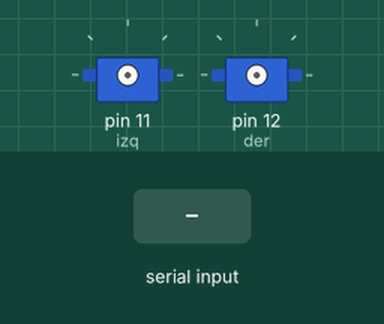
The sketch below on a simulated Arduino Uno, built with avr-gcc and run on an emulated ATmega328P. On the bench: 2 × servo. The test bench sets the inputs (shaded band).

Above: at 1.2 s.
1.3 s: "2" received over Serial
2.8 s: "1" received over Serial
At 3.8 s:
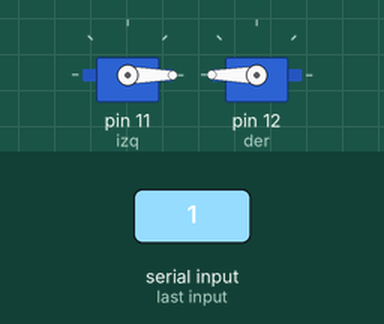
4.3 s: "3" received over Serial
At 4.9 s:
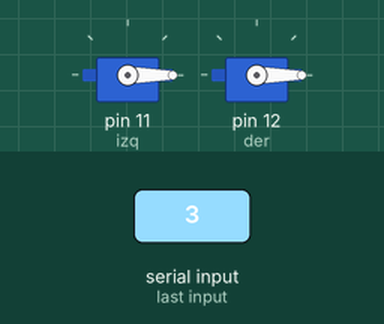
5.8 s: "4" received over Serial
At 6.1 s:
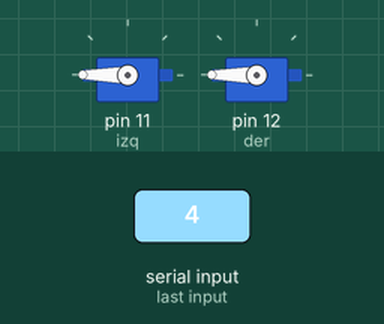
7.3 s: "5" received over Serial
At 8.4 s:
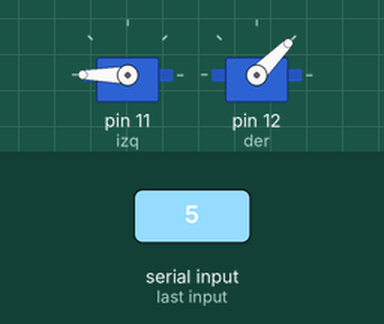
Timing chart, 0 to 9.8 s (numbered marks = the images above; inputs shaded):
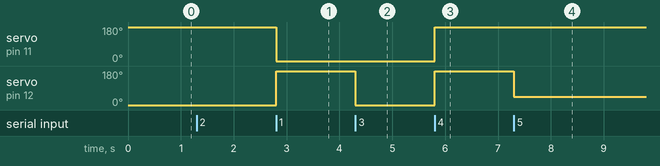

Measured:
- after the input at 2.8 s, servo on pin 11 (izq): 180° → 0° at once; servo on pin 12 (der): 0° → 180° at once
- after the input at 4.3 s, servo on pin 12 (der): 180° → 0° at once
- after the input at 5.8 s, servo on pin 11 (izq), servo on pin 12 (der): 0° → 180° at once
- after the input at 7.3 s, servo on pin 12 (der): 180° → 45° at once

The sketch:

robot_v1.ino
```cpp
#include <Servo.h>
#include <Wire.h>

Servo izq;  // create servo object to control a servo
Servo der;
// twelve servo objects can be created on most boards

int pos = 0;    // variable to store the servo position

char incoming = '0';   // for incoming serial data


void setup() {
  Serial.begin(9600);     // opens serial port, sets data rate to 9600 bps
  //myservo.attach(9);  // attaches the servo on pin 9 to the servo object //
}

void loop() {

  // send data only when you receive data:
  if (Serial.available() > 0) {
    // read the incoming byte:
    incoming = Serial.read();

    // say what you got:
   // Serial.print("dato recibido: ");
    //Serial.println(incoming);


    //ingresar 2 motor retrocede
    if (incoming == '2') {
      izq.attach(11);
      der.attach(12);
      izq.write(180);
      der.write(0);


    }

    if (incoming == '1') {
      izq.attach(11);
      der.attach(12);
      izq.write(0);
      der.write(180);

    }

    if (incoming == '3') {
      izq.attach(11);
      der.attach(12);
      izq.write(0);
      der.write(0);

    }

    if (incoming == '4') {
      izq.attach(11);
      der.attach(12);
      izq.write(180);
      der.write(180);

    }


    if (incoming == '5') {
      izq.attach(11);
      der.attach(12);
      izq.write(180);
      der.write(45);

    }

    if (incoming == '6') {
      izq.attach(11);
      der.attach(12);
      izq.write(180);
      der.write(50);

    }

    if (incoming == '0') {
      der.detach();
      izq.detach();

    }

  }

}
```
